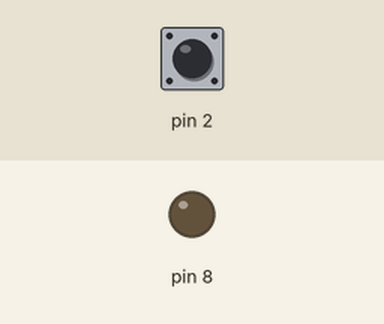
Recording of a sketch running on a simulated Arduino Uno, built with avr-gcc and run on an emulated ATmega328P. On the bench: output pins drawn as LEDs (lit = HIGH). Dashed ring = blinking. Inputs (shaded band) come from the test bench; at power-on: pin 2 HIGH.

Above: at 1.2 s.
1.3 s: pin 2 pulled LOW for 3.2 s
At 2.1 s:
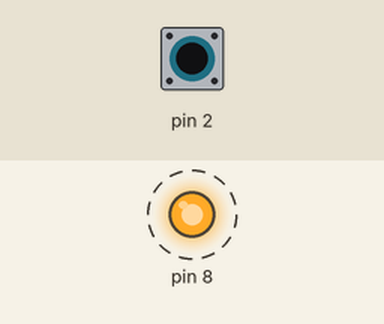
Timing chart, 0 to 5.8 s (numbered marks = the images above; inputs shaded):
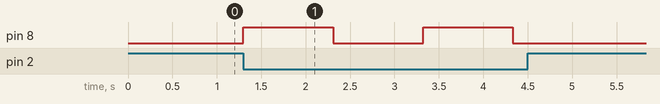

Measured:
- after the input at 1.3 s, pin 8: alternates HIGH for 1.0 s and LOW for 1.0 s, 4 changes in all, then stays LOW, starting at once

The sketch:

Blink.ino
```cpp
#include <avr/interrupt.h>
#include <avr/io.h>

ISR (INT0_vect);
volatile short buttonDown = 0;
short count = 0;

void setup() {

  pinMode(8, OUTPUT);

  DDRD  &= ~(1 << PD2); // set pd2 as input
  PORTD |= (1 << PD2);  // pin pd2 pull-up enabled

  EICRA |= (1<< ISC00); // ISC01 & ISC00 set to 01 -> enables interrupt on rising or falling edge
  EICRA &= ~(1 << ISC01);

  EIMSK |= (1 << INT0); // Turn on INT0 interrupt
  sei();                // "Enables interrupts by setting the global interrupt mask"

  loop();
}

// Interrupt handler is triggered when button is depressed or unpressed
ISR (INT0_vect) {

  uint8_t temp = PIND & (1 << PD2); // get value from pin PD2

  if (temp) { // if button is not pressed (pulled-up high = 1)
    buttonDown = 0;
  } else { // button pressed (shorted to ground = 0)
    buttonDown = 1; // set button to 0
  }
}

void loop() {
  while (buttonDown) {

    count = 0;

    digitalWrite(8, HIGH);    // turn the LED on (HIGH is the voltage level)
    // poll button in 10ms increments for a total of 1s so that the LED turns off 'instantly'
    for (count = 0; count < 101; count++) {
      if (buttonDown) {
        delay(10);
      }
      else {count = 101;}
    }
    digitalWrite(8, LOW);     // turn the LED off by making the voltage LOW
    // poll button in 10ms increments for a total of 1s so that the LED turns on 'instantly'
    for (count = 0; count < 101; count++) {
      if (buttonDown) {
        delay(10);
      }
      else {count = 101;}
    }
  }
}
```
